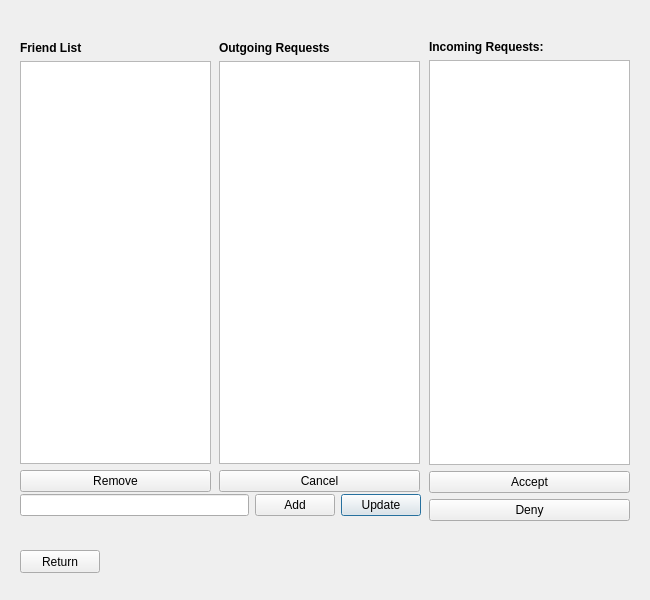
<?xml version="1.0" encoding="UTF-8"?>
<ui version="4.0">
 <class>FriendTab</class>
 <widget class="QDialog" name="FriendTab">
  <property name="geometry">
   <rect>
    <x>0</x>
    <y>0</y>
    <width>650</width>
    <height>600</height>
   </rect>
  </property>
  <property name="minimumSize">
   <size>
    <width>650</width>
    <height>600</height>
   </size>
  </property>
  <property name="maximumSize">
   <size>
    <width>650</width>
    <height>600</height>
   </size>
  </property>
  <property name="windowTitle">
   <string>Friends</string>
  </property>
  <property name="windowIcon">
   <iconset resource="pawnhub.qrc">
    <normaloff>:/icon/pawnhub_icon.png</normaloff>:/icon/pawnhub_icon.png</iconset>
  </property>
  <widget class="QPushButton" name="returnPushButton">
   <property name="geometry">
    <rect>
     <x>20</x>
     <y>550</y>
     <width>80</width>
     <height>23</height>
    </rect>
   </property>
   <property name="focusPolicy">
    <enum>Qt::NoFocus</enum>
   </property>
   <property name="text">
    <string>Return</string>
   </property>
  </widget>
  <widget class="QWidget" name="verticalLayoutWidget">
   <property name="geometry">
    <rect>
     <x>429</x>
     <y>40</y>
     <width>201</width>
     <height>481</height>
    </rect>
   </property>
   <layout class="QVBoxLayout" name="verticalLayout_3">
    <item>
     <widget class="QLabel" name="incomingRequestLabel">
      <property name="font">
       <font>
        <weight>75</weight>
        <bold>true</bold>
       </font>
      </property>
      <property name="text">
       <string>Incoming Requests:</string>
      </property>
     </widget>
    </item>
    <item>
     <widget class="QListWidget" name="incomingListWidget"/>
    </item>
    <item>
     <widget class="QPushButton" name="acceptPushButton">
      <property name="focusPolicy">
       <enum>Qt::NoFocus</enum>
      </property>
      <property name="text">
       <string>Accept</string>
      </property>
     </widget>
    </item>
    <item>
     <widget class="QPushButton" name="denyPushButton">
      <property name="focusPolicy">
       <enum>Qt::NoFocus</enum>
      </property>
      <property name="text">
       <string>Deny</string>
      </property>
     </widget>
    </item>
   </layout>
  </widget>
  <widget class="QWidget" name="verticalLayoutWidget_2">
   <property name="geometry">
    <rect>
     <x>20</x>
     <y>41</y>
     <width>191</width>
     <height>451</height>
    </rect>
   </property>
   <layout class="QVBoxLayout" name="verticalLayout_1">
    <item>
     <widget class="QLabel" name="friendListLabel">
      <property name="font">
       <font>
        <weight>75</weight>
        <bold>true</bold>
       </font>
      </property>
      <property name="text">
       <string>Friend List</string>
      </property>
     </widget>
    </item>
    <item>
     <widget class="QListWidget" name="friendListWidget"/>
    </item>
    <item>
     <widget class="QPushButton" name="removePushButton">
      <property name="focusPolicy">
       <enum>Qt::NoFocus</enum>
      </property>
      <property name="text">
       <string>Remove</string>
      </property>
     </widget>
    </item>
   </layout>
  </widget>
  <widget class="QWidget" name="verticalLayoutWidget_3">
   <property name="geometry">
    <rect>
     <x>219</x>
     <y>41</y>
     <width>201</width>
     <height>451</height>
    </rect>
   </property>
   <layout class="QVBoxLayout" name="verticalLayout_2">
    <item>
     <widget class="QLabel" name="outgoingRequestLabel">
      <property name="font">
       <font>
        <weight>75</weight>
        <bold>true</bold>
       </font>
      </property>
      <property name="text">
       <string>Outgoing Requests</string>
      </property>
     </widget>
    </item>
    <item>
     <widget class="QListWidget" name="outgoingListWidget"/>
    </item>
    <item>
     <widget class="QPushButton" name="cancelPushButton">
      <property name="focusPolicy">
       <enum>Qt::NoFocus</enum>
      </property>
      <property name="text">
       <string>Cancel</string>
      </property>
     </widget>
    </item>
   </layout>
  </widget>
  <widget class="QWidget" name="horizontalLayoutWidget">
   <property name="geometry">
    <rect>
     <x>20</x>
     <y>490</y>
     <width>401</width>
     <height>31</height>
    </rect>
   </property>
   <layout class="QHBoxLayout" name="horizontalLayout">
    <item>
     <widget class="QLineEdit" name="inputLineEdit">
      <property name="clearButtonEnabled">
       <bool>true</bool>
      </property>
     </widget>
    </item>
    <item>
     <widget class="QPushButton" name="addPushButton">
      <property name="focusPolicy">
       <enum>Qt::NoFocus</enum>
      </property>
      <property name="text">
       <string>Add</string>
      </property>
     </widget>
    </item>
    <item>
     <widget class="QPushButton" name="updatePushButton">
      <property name="text">
       <string>Update</string>
      </property>
     </widget>
    </item>
   </layout>
  </widget>
  <widget class="QLabel" name="adsLabel">
   <property name="geometry">
    <rect>
     <x>130</x>
     <y>540</y>
     <width>501</width>
     <height>51</height>
    </rect>
   </property>
   <property name="text">
    <string/>
   </property>
   <property name="pixmap">
    <pixmap resource="calvin.qrc">:/Calvin.jpg</pixmap>
   </property>
   <property name="scaledContents">
    <bool>true</bool>
   </property>
  </widget>
 </widget>
 <resources>
  <include location="pawnhub.qrc"/>
  <include location="calvin.qrc"/>
 </resources>
 <connections/>
</ui>
